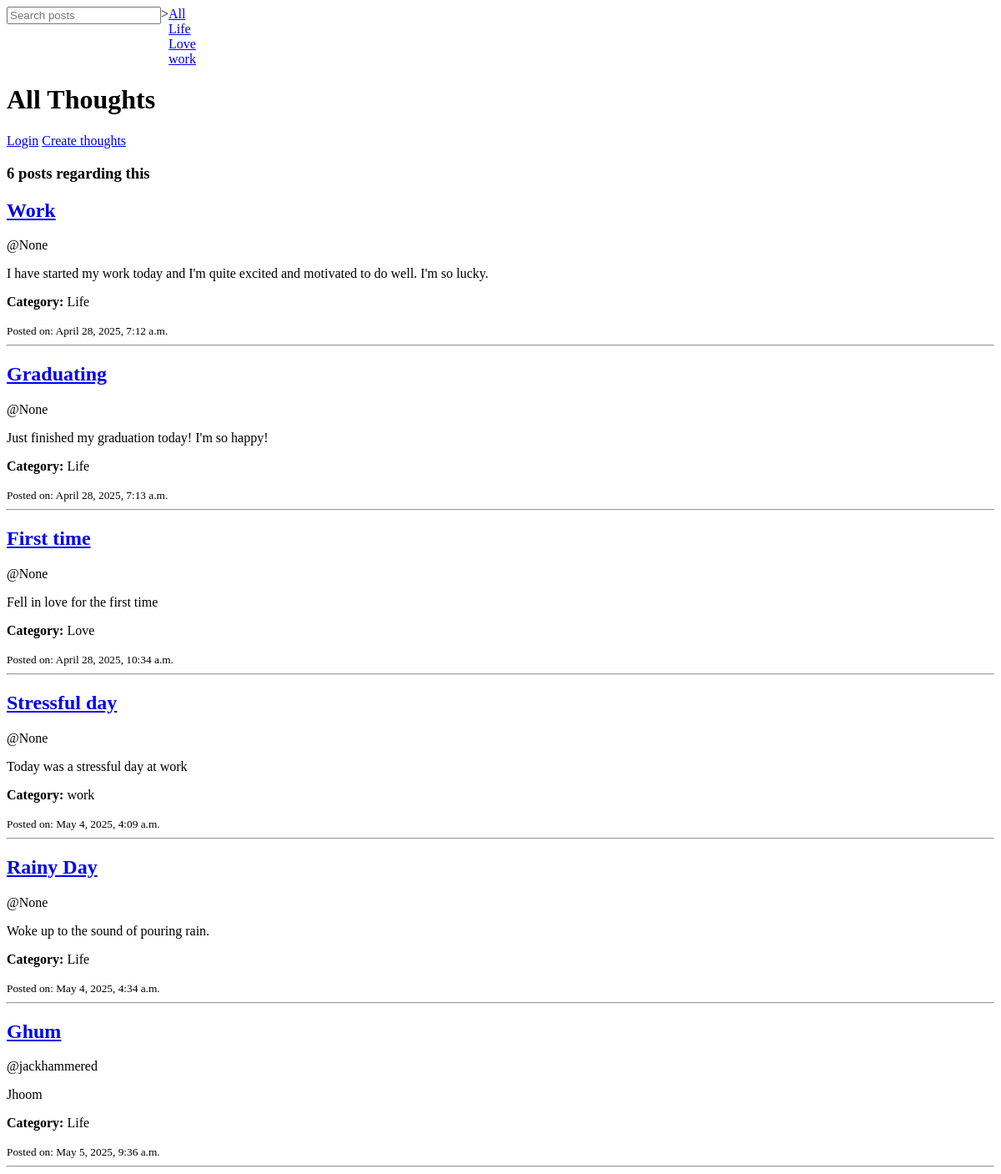
Page /home/ on the earlier database version.
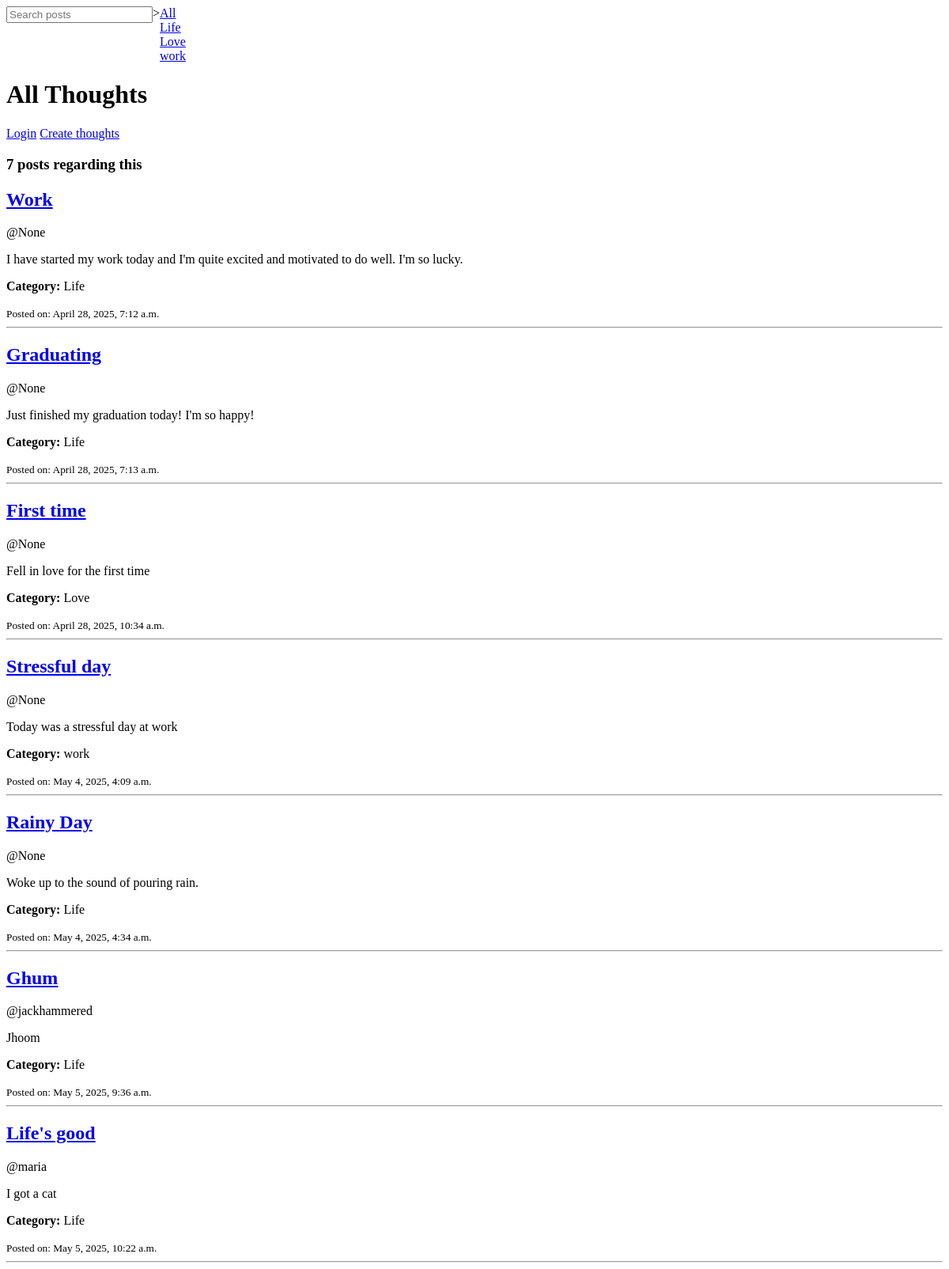
Same page on the later database version.
### post/models.py (models this page shows, shortened)
class Category(models.Model):
    name = models.CharField(max_length=100)

class Thoughts(models.Model):
    host = models.ForeignKey(User, on_delete=models.SET_NULL, null=True)
    title = models.CharField(max_length=100)
    description = models.TextField(max_length=300)
    created_at = models.DateTimeField(auto_now_add=True)
    category = models.ForeignKey(Category, on_delete=models.CASCADE)

### post/views.py (the view)
# urls.py: path("home/", views.thoughts_list, name="thoughts"),
def thoughts_list(request):
    if request.GET.get('q') != None:
        q = request.GET.get('q')
    else:
        q = ''
    thoughts = Thoughts.objects.filter(Q(category__name__icontains=q)|Q(title__icontains=q))
    categories = Category.objects.all()
    thought_count = thoughts.count()
    return render(request, "post/index.html", {'thoughts': thoughts, 'categories':categories, "thought_count":thought_count})

### post/templates/post/index.html (shortened to what this page needs)
<!DOCTYPE html>
<html>
<head>
</head>
<body>
    <div class="home-container">
        <form method="GET" action="{% url 'thoughts' %}">
            <input type="text" name="q" placeholder="Search posts">
        </form>>
        <div>
            <div>
                <a href="{% url 'thoughts' %}">All</a>
            </div>
            {% for category in categories%}
            <div>
                <a href="{% url 'thoughts' %}?q={{category.name}}">{{category.name}}</a>
            </div>
            {% endfor %}
        </div>
        </div>
            <h1>All Thoughts</h1>
            {% if request.user.is_authenticated %}
                <a href="{% url 'logout' %}">Logout</a>
            {% else %}
                <a href="{% url 'login' %}">Login</a>
            {% endif %}
            <a href="{% url 'create-post' %}">Create thoughts</a>
            <h3>{{thought_count}} posts regarding this</h3>
            {% for thought in thoughts %}
                <div>
                    <h2><a href="{% url 'single' thought.id %}">{{ thought.title }}</a></h2>
                    <p>@{{ thought.host }}</p>
                    <p>{{ thought.description|truncatechars:100 }}</p>
                    <p><strong>Category:</strong> {{ thought.category.name }}</p>
                    <small>Posted on: {{ thought.created_at }}</small>
                    <hr>
                </div>
            {% empty %}
                <p>No thoughts posted yet.</p>
            {% endfor %}
</body>
</html>

### post/templates/post/index.html (style rules this page uses)
.home-container { display: flex; }

Differences in the rows shown:
added Thoughts: title "Life's good", host "maria", description "I got a cat", category.name "Life", created_at "May 5, 2025, 10:22 a.m."
Other differences:
{{ thought_count }}: "6" → "7"
